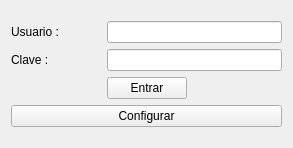
<?xml version="1.0" encoding="UTF-8"?>
<ui version="4.0">
 <class>login_ui</class>
 <widget class="QWidget" name="login_ui">
  <property name="geometry">
   <rect>
    <x>0</x>
    <y>0</y>
    <width>293</width>
    <height>148</height>
   </rect>
  </property>
  <property name="windowTitle">
   <string>Form</string>
  </property>
  <layout class="QGridLayout" name="gridLayout_3">
   <item row="0" column="0">
    <layout class="QGridLayout" name="gridLayout_2">
     <item row="0" column="0">
      <layout class="QGridLayout" name="gridLayout">
       <item row="0" column="0">
        <widget class="QLabel" name="label">
         <property name="text">
          <string>Usuario :</string>
         </property>
        </widget>
       </item>
       <item row="0" column="1" colspan="2">
        <widget class="QLineEdit" name="lineEdit_User"/>
       </item>
       <item row="1" column="0">
        <widget class="QLabel" name="label_2">
         <property name="text">
          <string>Clave :</string>
         </property>
        </widget>
       </item>
       <item row="1" column="1" colspan="2">
        <widget class="QLineEdit" name="lineEdit_Password">
         <property name="echoMode">
          <enum>QLineEdit::Password</enum>
         </property>
        </widget>
       </item>
       <item row="2" column="0">
        <spacer name="horizontalSpacer">
         <property name="orientation">
          <enum>Qt::Horizontal</enum>
         </property>
         <property name="sizeHint" stdset="0">
          <size>
           <width>69</width>
           <height>20</height>
          </size>
         </property>
        </spacer>
       </item>
       <item row="2" column="1">
        <widget class="QPushButton" name="pushButton_Login">
         <property name="text">
          <string>Entrar</string>
         </property>
        </widget>
       </item>
       <item row="2" column="2">
        <spacer name="horizontalSpacer_2">
         <property name="orientation">
          <enum>Qt::Horizontal</enum>
         </property>
         <property name="sizeHint" stdset="0">
          <size>
           <width>65</width>
           <height>17</height>
          </size>
         </property>
        </spacer>
       </item>
      </layout>
     </item>
     <item row="1" column="0">
      <widget class="QPushButton" name="pushButton_configurar">
       <property name="text">
        <string>Configurar</string>
       </property>
      </widget>
     </item>
    </layout>
   </item>
  </layout>
 </widget>
 <resources/>
 <connections/>
</ui>
